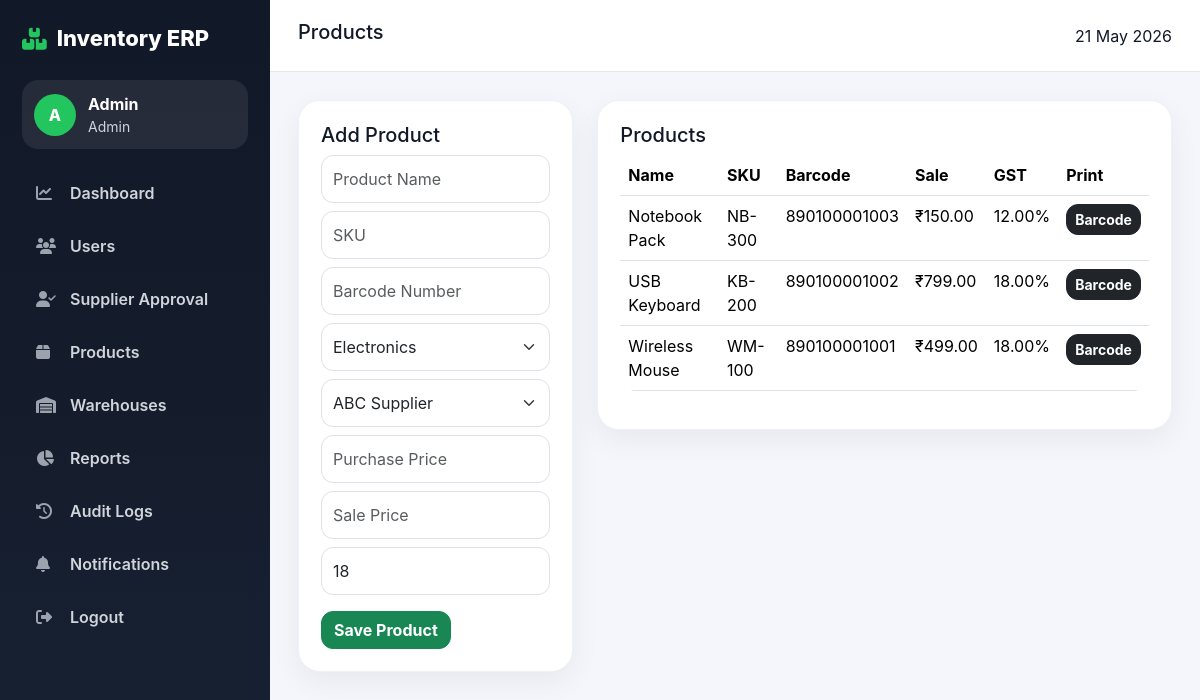
/admin/products.php (signed in), run on the app's committed database.
### tables this page shows
CREATE TABLE products(id INT AUTO_INCREMENT PRIMARY KEY, name VARCHAR(150), sku VARCHAR(80), barcode VARCHAR(80), category_id INT, description TEXT, purchase_price DECIMAL(10,2), sale_price DECIMAL(10,2), gst_percent DECIMAL(5,2) DEFAULT 18, created_by INT, supplier_id INT, status ENUM('active','inactive') DEFAULT 'active', created_at TIMESTAMP DEFAULT CURRENT_TIMESTAMP);

### includes/functions.php (called while the page is built, shortened)
<?php
function money($value)
{
    return number_format((float)$value, 2);
}
?>

### admin/products.php (the view, shortened to what this page needs)
<?php require_once '../includes/auth.php'; require_role(['admin','supplier']); $page_title='Products'; $uid=(int)$_SESSION['user_id'];
include '../includes/header.php'; include '../includes/sidebar.php'; $cats=mysqli_query($conn,"SELECT * FROM categories"); $suppliers=mysqli_query($conn,"SELECT * FROM users WHERE role='supplier'"); $where=$_SESSION['role']=='supplier'?"WHERE supplier_id=$uid":""; $products=mysqli_query($conn,"SELECT p.*,c.name cat FROM products p LEFT JOIN categories c ON c.id=p.category_id $where ORDER BY p.id DESC"); ?>
<div class="row g-4"><div class="col-lg-4"><div class="card-box"><h5>Add Product</h5><form method="POST"><input class="form-control mb-2" name="name" placeholder="Product Name" required><input class="form-control mb-2" name="sku" placeholder="SKU" required><input class="form-control mb-2" name="barcode" placeholder="Barcode Number" required><select class="form-select mb-2" name="category_id"><?php while($c=mysqli_fetch_assoc($cats)){ ?><option value="<?php echo $c['id']; ?>"><?php echo $c['name']; ?></option><?php } ?></select><?php if($_SESSION['role']=='admin'){ ?><select class="form-select mb-2" name="supplier_id"><?php while($s=mysqli_fetch_assoc($suppliers)){ ?><option value="<?php echo $s['id']; ?>"><?php echo $s['name']; ?></option><?php } ?></select><?php } ?><input class="form-control mb-2" name="purchase_price" type="number" step="0.01" placeholder="Purchase Price"><input class="form-control mb-2" name="sale_price" type="number" step="0.01" placeholder="Sale Price"><input class="form-control mb-3" name="gst_percent" type="number" step="0.01" value="18" placeholder="GST %"><button class="btn btn-success" name="add">Save Product</button></form></div></div><div class="col-lg-8"><div class="card-box"><h5>Products</h5><table class="table"><tr><th>Name</th><th>SKU</th><th>Barcode</th><th>Sale</th><th>GST</th><th>Print</th></tr><?php while($p=mysqli_fetch_assoc($products)){ ?><tr><td><?php echo $p['name']; ?></td><td><?php echo $p['sku']; ?></td><td><?php echo $p['barcode']; ?></td><td>₹<?php echo money($p['sale_price']); ?></td><td><?php echo $p['gst_percent']; ?>%</td><td><a class="btn btn-dark btn-sm" target="_blank" href="../barcode.php?id=<?php echo $p['id']; ?>">Barcode</a></td></tr><?php } ?></table></div></div></div><?php include '../includes/footer.php'; ?>

### includes/header.php (shortened to what this page needs)
<!DOCTYPE html>
<html lang="en">
<head>
<link href="https://cdn.jsdelivr.net/npm/bootstrap@5.3.3/dist/css/bootstrap.min.css" rel="stylesheet">
<link href="https://cdnjs.cloudflare.com/ajax/libs/font-awesome/6.5.0/css/all.min.css" rel="stylesheet">
<?php
$base_url = '/enterprise_inventory_system/';
?>
<link href="<?php echo $base_url; ?>assets/css/style.css" rel="stylesheet">
</head>
<body>
<div class="app">

### includes/sidebar.php (shortened to what this page needs)
<?php
$role = $_SESSION['role'] ?? '';
function nav($href,$icon,$text){
    global $base_url;
    echo '<a class="nav-link" href="'.$base_url.$href.'">
            <i class="'.$icon.'"></i>
            <span>'.$text.'</span>
          </a>';
}
?>
<aside class="sidebar">
    <div class="brand">
        <i class="fa-solid fa-boxes-stacked"></i>
        <span>Inventory ERP</span>
    </div>
    <div class="user-mini">
        <div class="avatar">
            <?php echo strtoupper(substr($_SESSION['name'] ?? 'U',0,1)); ?>
        </div>
        <div>
            <b><?php echo $_SESSION['name']; ?></b>
            <small><?php echo ucfirst($role); ?></small>
        </div>
    </div>
    <nav>
    <?php
    if($role=='admin'){
        nav('admin/dashboard.php','fa-solid fa-chart-line','Dashboard');
    }
    elseif($role=='shop'){
        nav('shop/dashboard.php','fa-solid fa-chart-line','Dashboard');
        nav('shop/stock.php','fa-solid fa-boxes','Stock');
        nav('shop/sales.php','fa-solid fa-cash-register','Sales Billing');
        nav('shop/invoices.php','fa-solid fa-file-invoice','Invoices');
        nav('shop/reports.php','fa-solid fa-chart-pie','Reports');
    }
    ?>
    </nav>
</aside>
<main class="main">
<header class="topbar">
    <h5><?php echo $page_title ?? 'Dashboard'; ?></h5>
    <div><?php echo date('d M Y'); ?></div>
</header>
<section class="content">

### includes/footer.php (shortened to what this page needs)
        </section>
    </main>
</div>
</body>
</html>

### assets/css/style.css (style rules this page uses)
:root { --dark:#111827;--dark2:#1f2937;--green:#22c55e;--bg:#f4f6fb;--text:#111827;--muted:#6b7280;--card:#fff; }
* { box-sizing:border-box }
body { margin:0;font-family:Inter,Segoe UI,Arial,sans-serif;background:var(--bg);color:var(--text) }
.app { display:flex;min-height:100vh }
.sidebar { width:270px;background:linear-gradient(180deg,#111827,#182132);color:#fff;position:fixed;inset:0 auto 0 0;padding:22px;overflow:auto }
.brand { font-size:22px;font-weight:800;display:flex;gap:10px;align-items:center;margin-bottom:25px }
.brand i { color:var(--green) }
.user-mini { display:flex;gap:12px;align-items:center;background:rgba(255,255,255,.08);padding:12px;border-radius:16px;margin-bottom:20px }
.avatar { width:42px;height:42px;border-radius:50%;background:var(--green);display:grid;place-items:center;font-weight:800 }
.user-mini small { display:block;color:#cbd5e1 }
.nav-link { display:flex;gap:12px;align-items:center;color:#d1d5db;text-decoration:none;padding:12px 14px;border-radius:14px;margin:5px 0;font-weight:600 }
.nav-link i { width:22px;color:#9ca3af }
.main { margin-left:270px;width:calc(100% - 270px) }
.topbar { height:72px;background:#fff;display:flex;justify-content:space-between;align-items:center;padding:0 28px;border-bottom:1px solid #e5e7eb;position:sticky;top:0;z-index:10 }
.content { padding:28px }
.card-box { background:var(--card);border-radius:22px;box-shadow:0 10px 30px rgba(15,23,42,.06);padding:22px;border:1px solid #eef2f7 }
.table { background:#fff;border-radius:16px;overflow:hidden }
.btn { border-radius:12px;font-weight:700 }
.form-control,.form-select { border-radius:12px;padding:11px }

### data on the page
products: name "Notebook Pack", sku "NB-300", barcode "890100001003", sale_price "150.00", gst_percent "12.00"
products: name "USB Keyboard", sku "KB-200", barcode "890100001002", sale_price "799.00", gst_percent "18.00"
products: name "Wireless Mouse", sku "WM-100", barcode "890100001001", sale_price "499.00", gst_percent "18.00"

### other printed values
substr($_SESSION['name'] ?? 'U',0,1) "A"
$_SESSION['name'] "Admin"
$role "Admin"
$text "Dashboard Users Supplier Approval Products Warehouses Reports Audit Logs Notifications Logout"
$page_title "Products"
form field category_id "Electronics"
form field supplier_id "ABC Supplier"
